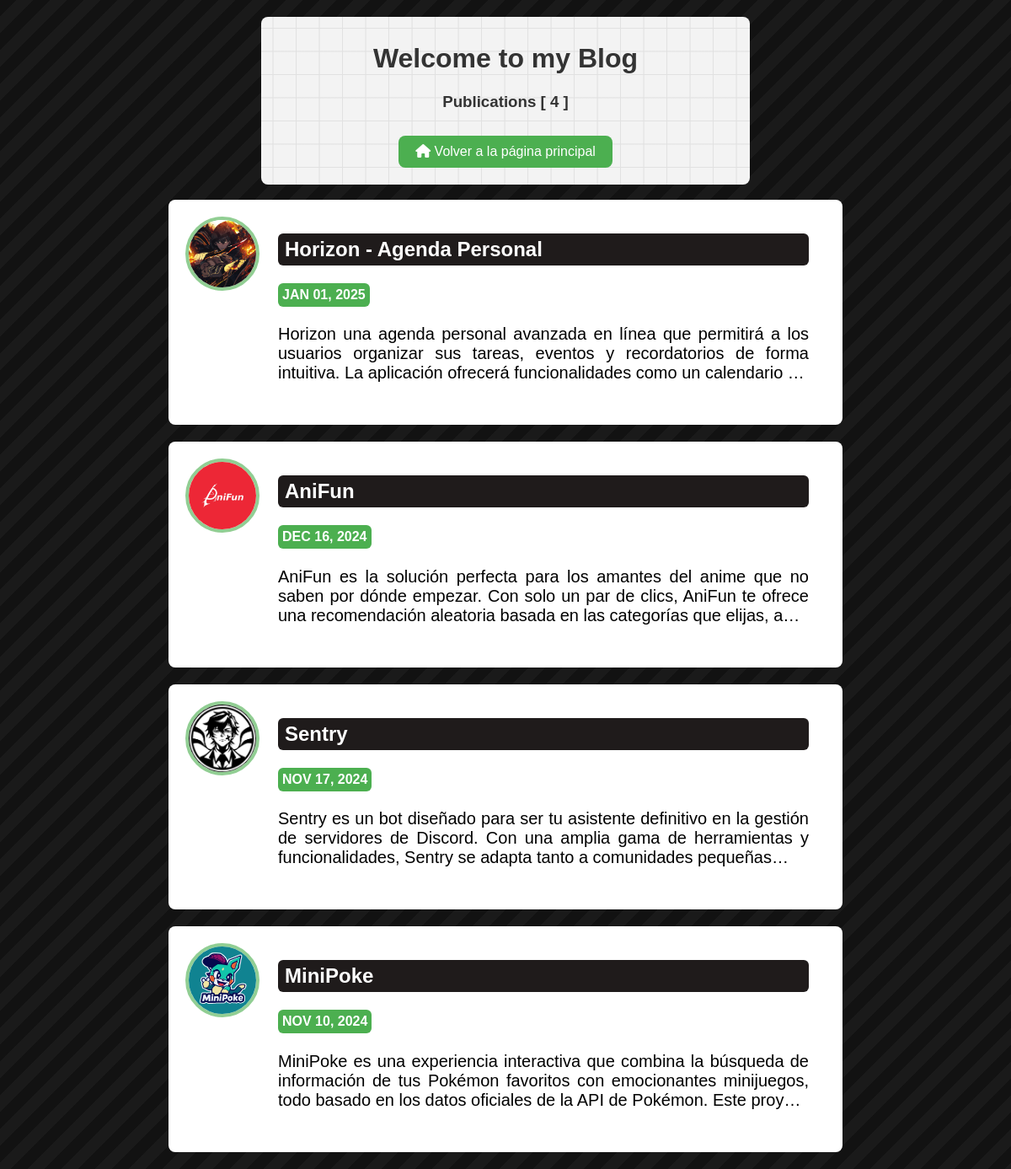
Screenshot of /blog/ with the database file from the repository.
### blog/models.py (models this page shows, shortened)
class BlogList(models.Model):
    title = models.CharField(max_length=200)
    description = models.TextField()
    date = models.DateField()
    image = models.ImageField(upload_to='blog/media/images')
    url = models.URLField(blank=True)

### blog/views.py (the view)
# urls.py: path('', views.all_blogs, name="all_blogs"),
def all_blogs(request):
    blogList = BlogList.objects.all().order_by("-date")
    return render(request, "blog/all_blogs.html",{"blogList": blogList})

### blog/templates/blog/all_blogs.html (shortened to what this page needs)
<!DOCTYPE html>
<html lang="es">
  <head>
    {% load static %}
    <link rel="stylesheet" href="{% static 'css/dinamicBackground.css' %}" />
    <link rel="stylesheet" href="{% static 'css/allBlogs.css' %}" />
    <link
      href="https://cdnjs.cloudflare.com/ajax/libs/font-awesome/6.0.0-beta3/css/all.min.css"
      rel="stylesheet"
    />
    <link rel="stylesheet" href="{% static 'css/cursors.css' %}" />
  </head>
  <body class="dinamic-background">
    <div class="container">
      <div class="project-title">
        <h1>Welcome to my Blog</h1>
        <h3>Publications [ {{ blogList.count }} ]</h3>
        <button class="retroceder-button" onclick="window.location.href='/'">
          <i class="fas fa-home"></i> Volver a la página principal
        </button>
      </div>
      <br />
      <div class="project-list">
        {% for blog in blogList %}
        <a href='{% url "blog:detail" blog.id %}'>
          <div class="project-card">
            <div class="project-info">
              <img src="{{ blog.image.url }}" alt="Imagen del proyecto" />
              <h2>{{ blog.title }}</h2>
              <h4>{{ blog.date| date:'M d, Y'|upper}}</h4>
              <p>{{ blog.description|striptags|truncatechars:200}}</p>
            </div>
          </div>
        </a>
        {% empty %}
        <p>No hay proyectos para mostrar.</p>
        {% endfor %}
      </div>
    </div>
  </body>
</html>

### portfolio/static/css/dinamicBackground.css (style rules this page uses)
.dinamic-background { width: 100%; height: 100%; background: #121212; background: linear-gradient( 135deg, #121212 25%, #1a1a1a 25%, #1a1a1a 50%, #121212 50%, #121212 75%, #1a1a1a 75%, #1a1a1a ); background-size: 40px 40px; animation: move 4s linear infinite; }

### blog/static/css/allBlogs.css (style rules this page uses)
body { font-family: Arial, sans-serif; color: #333; margin: 0; padding: 0; }
.container { max-width: 800px; margin: auto; padding: 20px; }
h1 { text-align: center; color: #333; }
.project-title { width: 70%; height: max-content; --color: #e1e1e1; background-color: #f3f3f3; background-image: linear-gradient( 0deg, transparent 24%, var(--color) 25%, var(--color) 26%, transparent 27%, transparent 74%, var(--color) 75%, var(--color) 76%, transparent 77%, transparent ), linear-gradient( 90deg, transparent 24%, var(--color) 25%, var(--color) 26%, transparent 27%, transparent 74%, var(--color) 75%, var(--color) 76%, transparent 77%, transparent ); background-size: 55px 55px; text-align: center; border-radius: 8px; margin: auto; padding: 10px; }
.project-list { display: flex; flex-direction: column; gap: 20px; }
.project-card { position: relative; background-color: white; border-radius: 8px; padding: 30px; padding-left: 120px; animation: fadeInUp 2s ease-in-out; }
.project-card h2 { margin: 10px; font-size: 1.5em; color: #ffffff; background-color: #1f1b1b; border-radius: 6px; padding: 5px; padding-left: 8px; text-align: left; }
.project-card h4 { margin-left: 10px; padding: 5px; background-color: #4caf50; border-radius: 6px; width: max-content; color: white; }
.project-card p { color: black; font-size: 20px; padding-left: 10px; padding-right: 10px; }
.project-info { width: 100%; height: auto; object-fit: cover; padding-right: 10px; text-align: justify; }
.project-info img { width: 80px; height: 80px; border-radius: 50%; position: absolute; top: 20px; left: 20px; object-fit: cover; border: solid #4caf4f9c 4px; }

### portfolio/static/css/cursors.css (style rules this page uses)
body { cursor: url('cursors/default-pointer.cur'), auto; }
a { cursor: url('cursors/link-pointer.cur'), pointer; }
button { cursor: url('cursors/link-pointer.cur'), pointer; }

### blog/templates/blog/all_blogs.html (style rules this page uses)
a { text-decoration: none; color: #000; }
.retroceder-button { padding: 10px 20px; margin: 10px; background-color: #4caf50; border: none; color: white; font-size: 16px; cursor: pointer; border-radius: 8px; }

### rows the page displays
BlogList: image (picture), title "Horizon - Agenda Personal", date "JAN 01, 2025", description "Horizon una agenda personal avanzada en línea que permitirá a los usuarios organizar sus tareas, eventos y recordatorios de forma intuitiva. La aplicación ofrecerá funcionalidades como un calendario …"
BlogList: image (picture), title "AniFun", date "DEC 16, 2024", description "AniFun es la solución perfecta para los amantes del anime que no saben por dónde empezar. Con solo un par de clics, AniFun te ofrece una recomendación aleatoria basada en las categorías que elijas, a…"
BlogList: image (picture), title "Sentry", date "NOV 17, 2024", description "Sentry es un bot diseñado para ser tu asistente definitivo en la gestión de servidores de Discord. Con una amplia gama de herramientas y funcionalidades, Sentry se adapta tanto a comunidades pequeñas…"
BlogList: image (picture), title "MiniPoke", date "NOV 10, 2024", description "MiniPoke es una experiencia interactiva que combina la búsqueda de información de tus Pokémon favoritos con emocionantes minijuegos, todo basado en los datos oficiales de la API de Pokémon. Este proy…"

### other values shown
{{ blogList.count }} "4"
